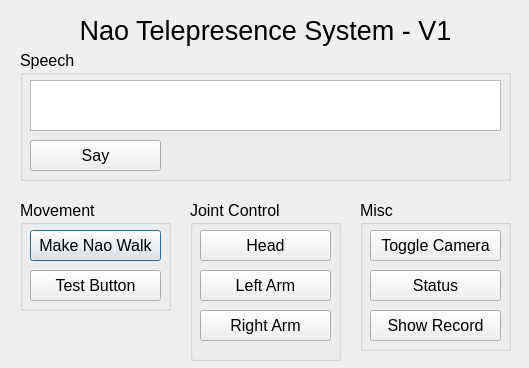
<?xml version="1.0" encoding="UTF-8"?>
<ui version="4.0">
 <class>main_window</class>
 <widget class="QDialog" name="main_window">
  <property name="geometry">
   <rect>
    <x>0</x>
    <y>0</y>
    <width>529</width>
    <height>368</height>
   </rect>
  </property>
  <property name="sizePolicy">
   <sizepolicy hsizetype="Fixed" vsizetype="Fixed">
    <horstretch>0</horstretch>
    <verstretch>0</verstretch>
   </sizepolicy>
  </property>
  <property name="minimumSize">
   <size>
    <width>529</width>
    <height>368</height>
   </size>
  </property>
  <property name="maximumSize">
   <size>
    <width>529</width>
    <height>368</height>
   </size>
  </property>
  <property name="windowTitle">
   <string>Nao Telepresence System - V1</string>
  </property>
  <widget class="QLabel" name="lbl_title">
   <property name="geometry">
    <rect>
     <x>20</x>
     <y>10</y>
     <width>491</width>
     <height>41</height>
    </rect>
   </property>
   <property name="font">
    <font>
     <pointsize>20</pointsize>
    </font>
   </property>
   <property name="text">
    <string>Nao Telepresence System - V1</string>
   </property>
   <property name="alignment">
    <set>Qt::AlignCenter</set>
   </property>
  </widget>
  <widget class="QGroupBox" name="group_movement">
   <property name="geometry">
    <rect>
     <x>20</x>
     <y>200</y>
     <width>151</width>
     <height>111</height>
    </rect>
   </property>
   <property name="font">
    <font>
     <pointsize>12</pointsize>
    </font>
   </property>
   <property name="title">
    <string>Movement</string>
   </property>
   <widget class="QPushButton" name="btn_nao_walk">
    <property name="geometry">
     <rect>
      <x>10</x>
      <y>30</y>
      <width>131</width>
      <height>31</height>
     </rect>
    </property>
    <property name="text">
     <string>Make Nao Walk</string>
    </property>
   </widget>
   <widget class="QPushButton" name="btn_test">
    <property name="geometry">
     <rect>
      <x>10</x>
      <y>70</y>
      <width>131</width>
      <height>31</height>
     </rect>
    </property>
    <property name="text">
     <string>Test Button</string>
    </property>
   </widget>
  </widget>
  <widget class="QGroupBox" name="group_control">
   <property name="geometry">
    <rect>
     <x>190</x>
     <y>200</y>
     <width>151</width>
     <height>161</height>
    </rect>
   </property>
   <property name="font">
    <font>
     <pointsize>12</pointsize>
    </font>
   </property>
   <property name="title">
    <string>Joint Control</string>
   </property>
   <widget class="QPushButton" name="btn_nao_head">
    <property name="geometry">
     <rect>
      <x>10</x>
      <y>30</y>
      <width>131</width>
      <height>31</height>
     </rect>
    </property>
    <property name="text">
     <string>Head</string>
    </property>
   </widget>
   <widget class="QPushButton" name="btn_nao_larm">
    <property name="geometry">
     <rect>
      <x>10</x>
      <y>70</y>
      <width>131</width>
      <height>31</height>
     </rect>
    </property>
    <property name="text">
     <string>Left Arm</string>
    </property>
   </widget>
   <widget class="QPushButton" name="btn_nao_rarm">
    <property name="geometry">
     <rect>
      <x>10</x>
      <y>110</y>
      <width>131</width>
      <height>31</height>
     </rect>
    </property>
    <property name="text">
     <string>Right Arm</string>
    </property>
   </widget>
  </widget>
  <widget class="QGroupBox" name="group_speech">
   <property name="geometry">
    <rect>
     <x>20</x>
     <y>50</y>
     <width>491</width>
     <height>131</height>
    </rect>
   </property>
   <property name="font">
    <font>
     <pointsize>12</pointsize>
    </font>
   </property>
   <property name="title">
    <string>Speech</string>
   </property>
   <widget class="QPlainTextEdit" name="text_nao_say">
    <property name="geometry">
     <rect>
      <x>10</x>
      <y>30</y>
      <width>471</width>
      <height>51</height>
     </rect>
    </property>
    <property name="font">
     <font>
      <pointsize>10</pointsize>
     </font>
    </property>
    <property name="plainText">
     <string/>
    </property>
   </widget>
   <widget class="QPushButton" name="btn_nao_say">
    <property name="geometry">
     <rect>
      <x>10</x>
      <y>90</y>
      <width>131</width>
      <height>31</height>
     </rect>
    </property>
    <property name="text">
     <string>Say</string>
    </property>
   </widget>
  </widget>
  <widget class="QGroupBox" name="group_misc">
   <property name="geometry">
    <rect>
     <x>360</x>
     <y>200</y>
     <width>151</width>
     <height>151</height>
    </rect>
   </property>
   <property name="font">
    <font>
     <pointsize>12</pointsize>
    </font>
   </property>
   <property name="title">
    <string>Misc</string>
   </property>
   <widget class="QPushButton" name="btn_nao_camera">
    <property name="geometry">
     <rect>
      <x>10</x>
      <y>30</y>
      <width>131</width>
      <height>31</height>
     </rect>
    </property>
    <property name="text">
     <string>Toggle Camera</string>
    </property>
   </widget>
   <widget class="QPushButton" name="btn_status">
    <property name="geometry">
     <rect>
      <x>10</x>
      <y>70</y>
      <width>131</width>
      <height>31</height>
     </rect>
    </property>
    <property name="text">
     <string>Status</string>
    </property>
   </widget>
   <widget class="QPushButton" name="btn_command_list">
    <property name="geometry">
     <rect>
      <x>10</x>
      <y>110</y>
      <width>131</width>
      <height>31</height>
     </rect>
    </property>
    <property name="text">
     <string>Show Record</string>
    </property>
   </widget>
  </widget>
 </widget>
 <resources/>
 <connections/>
</ui>
